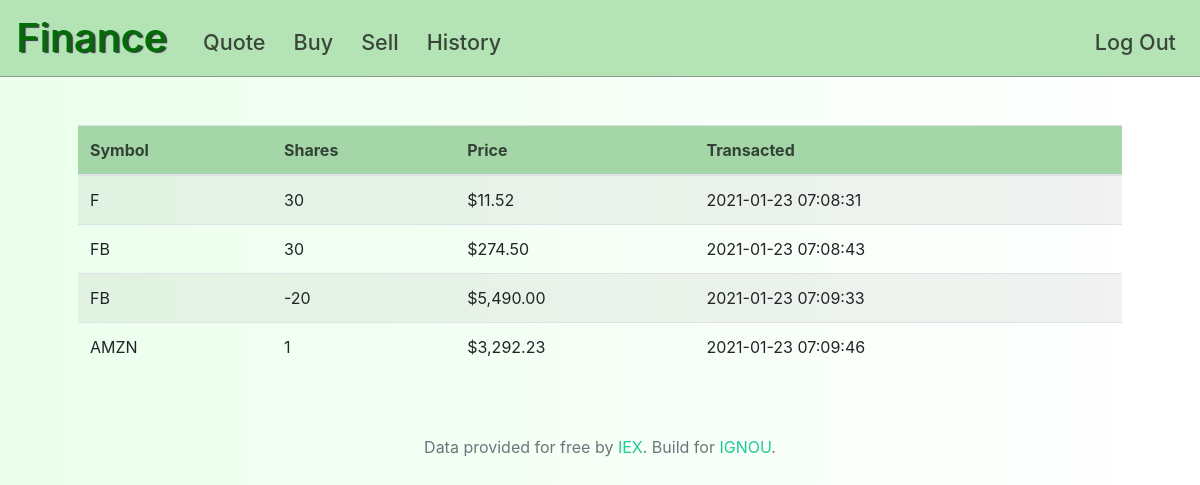
The app's page /history (signed in) with its own data.
### tables this page shows
CREATE TABLE transactions(id integer, symbol text NOT NULL, name text NOT NULL, share integer NOT NULL, price numeric NOT NULL, timestamp datetime default current_timestamp, FOREIGN KEY(id) REFERENCES users(id));

### application.py (the view)
@app.route("/history")
@login_required
def history():
    rows = db.execute("SELECT * FROM transactions WHERE id = :user_id", user_id=session["user_id"])
    """Show history of transactions"""
    return render_template("history.html", rows=rows)

### application.py (called while the page is built)
@app.after_request
def after_request(response):
    response.headers["Cache-Control"] = "no-cache, no-store, must-revalidate"
    response.headers["Expires"] = 0
    response.headers["Pragma"] = "no-cache"
    return response

### helpers.py (called while the page is built)
def login_required(f):
    @wraps(f)
    def decorated_function(*args, **kwargs):
        if session.get("user_id") is None:
            return redirect("/login")
        return f(*args, **kwargs)
    return decorated_function

def usd(value):
    return f"${value:,.2f}"

### templates/history.html (shortened to what this page needs)
{% extends "layout.html" %}
{% block main %}
<div class="table-responsive">
    <table class="table table-striped" style="text-align: left;">
        <thead>
            <tr>
                <th>Symbol</th>
                <th>Shares</th>
                <th>Price</th>
                <th>Transacted</th>
            </tr>
        </thead>
        <tbody>
            {% for row in rows %}
                <tr>
                    <td>{{ row["symbol"] }}</td>
                    <td>{{ row["share"] }}</td>
                    <td>{{ row["price"] | usd }}</td>
                    <td>{{ row["timestamp"] }}</td>
                </tr>
            {% endfor %}
        </tbody>
    </table>
</div>
{% endblock %}

### static/styles.css (style rules this page uses)
body { background: linear-gradient(90deg, #ebffec, #ffffff); }
thead { color: #334236; background: #a5d6a7; }

### records on screen
transactions: symbol "F", share "30", price "$11.52", timestamp "2021-01-23 07:08:31"
transactions: symbol "FB", share "30", price "$274.50", timestamp "2021-01-23 07:08:43"
transactions: symbol "FB", share "-20", price "$5,490.00", timestamp "2021-01-23 07:09:33"
transactions: symbol "AMZN", share "1", price "$3,292.23", timestamp "2021-01-23 07:09:46"
